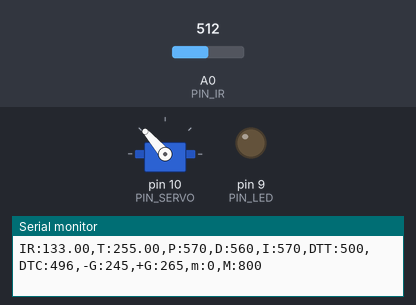
Bench run of a sketch on a simulated Arduino Uno, built with avr-gcc and run on an emulated ATmega328P. Parts: servo, output pins drawn as LEDs (lit = HIGH), the last lines printed to the serial monitor. The inputs (shaded band) are chosen by the test bench; at power-on: A0 (PIN_IR) = 512.

Above: at 1.2 s.
1.3 s: A0 (PIN_IR) set to 122
At 2.85 s:
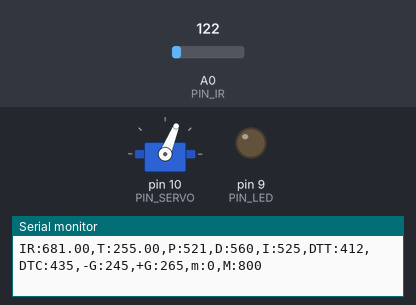
4.3 s: A0 (PIN_IR) set to 265
At 5.3 s:
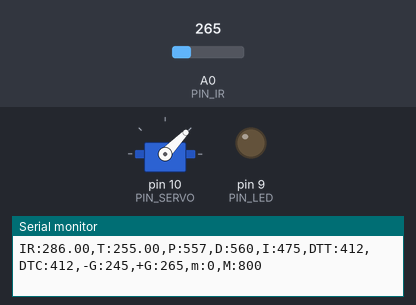
Timing chart, 0 to 7.3 s (numbered marks = the images above; inputs shaded):
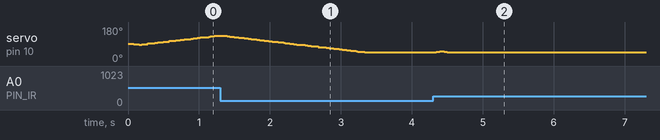

The sketch:

pid.ino
```cpp
#include <Servo.h>

#define _INTERVAL_DIST 30
#define DELAY_MICROS  1500
#define EMA_ALPHA 0.35

/////////////////////////////
// Configurable parameters //
/////////////////////////////


// Arduino pin assignment
#define PIN_LED 9
#define PIN_SERVO 10
#define PIN_IR A0

// Framework setting
#define _DIST_TARGET 255
#define _DIST_MIN 97
#define _DIST_MAX 420

// Distance sensor
#define _DIST_ALPHA 0.7

// Servo range
#define _DUTY_MIN 1020
#define _DUTY_NEU 1480
#define _DUTY_MAX 2300

// Servo speed control
#define _SERVO_ANGLE 30
#define _SERVO_SPEED 70

// Event periods
#define _INTERVAL_DIST 20
#define _INTERVAL_SERVO 20
#define _INTERVAL_SERIAL 100

// PID parameters
#define _KP 1.8
#define _KD 100
#define _KI 0.03

//////////////////////
// global variables //
//////////////////////

// Servo instance
Servo myservo;

float ema_dist=0;
float filtered_dist;
float samples_num = 3;


// Distance sensor
float dist_target = _DIST_TARGET;
float dist_raw, dist_ema;

// Event periods
unsigned long last_sampling_time_dist, last_sampling_time_servo, last_sampling_time_serial;
bool event_dist, event_servo, event_serial;

// Servo speed control
int duty_chg_per_interval;
int duty_target = _DUTY_NEU;
int duty_curr = duty_target;

// PID variables
float error_curr, error_prev, control, pterm, dterm;
float iterm = 0;

void setup() {

// initialize GPIO pins for LED and attach servo
pinMode(PIN_LED, OUTPUT);
myservo.attach(PIN_SERVO);

// initialize global variables

// move servo to neutral position
myservo.writeMicroseconds(_DUTY_NEU);

// initialize serial port
Serial.begin(57600);
// convert angle speed into duty change per interval.
  duty_chg_per_interval = (_DUTY_MAX - _DUTY_MIN) * (_SERVO_SPEED / 180.0) * (_INTERVAL_SERVO / 1000.0);

  last_sampling_time_dist = 0;
  last_sampling_time_servo = 0;
  last_sampling_time_serial = 0;

  event_dist = false;
  event_servo = false;
  event_serial = false;
}

void loop() {
/////////////////////
// Event generator //
/////////////////////

if (millis() >= last_sampling_time_dist + _INTERVAL_DIST)
        event_dist = true;

  if (millis() >= last_sampling_time_servo + _INTERVAL_SERVO)
      event_servo= true;

  if (millis() >= last_sampling_time_serial + _INTERVAL_SERIAL)
      event_serial= true;


////////////////////
// Event handlers //
////////////////////

  if(event_dist) {
     event_dist = false;
  // get a distance reading from the distance sensor
     //dist_raw = ir_distance_filtered();
     dist_raw = filtered_ir_distance();


  // PID control logic

    error_curr = 255 - dist_raw;
    pterm = _KP * error_curr;
    dterm = _KD * (error_curr - error_prev);
    iterm += _KI * error_curr;
    control = pterm + dterm + iterm; //

  // duty_target = f(duty_neutral, control)
    duty_target = _DUTY_NEU + control;

  // keep duty_target value within the range of [_DUTY_MIN, _DUTY_MAX]
  duty_target = min(max(duty_target, _DUTY_MIN), _DUTY_MAX); // [1615]

  error_prev = error_curr;

  last_sampling_time_dist += _INTERVAL_DIST;
  }


  if(event_servo) {
    event_servo = false;
    // adjust duty_curr toward duty_target by duty_chg_per_interval
    if(duty_target > duty_curr) {
    duty_curr += duty_chg_per_interval;
    if(duty_curr > duty_target) duty_curr = duty_target;
  }
  else {
    duty_curr -= duty_chg_per_interval;
    if(duty_curr < duty_target) duty_curr = duty_target;
  }

    // update servo position
    myservo.writeMicroseconds(duty_curr); // [1615]

    last_sampling_time_servo += _INTERVAL_SERVO;
  }


  if(event_serial) {
    event_serial = false;
    Serial.print("IR:");
    Serial.print(dist_raw);
    Serial.print(",T:");
    Serial.print(dist_target);
    Serial.print(",P:");
    Serial.print(map(pterm,-1000,1000,510,610));
    Serial.print(",D:");
    Serial.print(map(dterm,-1000,1000,510,610));
    Serial.print(",I:");
    Serial.print(map(iterm,-1000,1000,510,610));
    Serial.print(",DTT:");
    Serial.print(map(duty_target,1000,2000,410,510));
    Serial.print(",DTC:");
    Serial.print(map(duty_curr,1000,2000,410,510));
    Serial.println(",-G:245,+G:265,m:0,M:800");

    last_sampling_time_serial += _INTERVAL_SERIAL;
  }
}

float ir_distance(void){ // return value unit: mm
  float val;
  float volt = float(analogRead(PIN_IR));
  val = ((6762.0/(volt-9.0))-4.0) * 10.0;
  return 100 + 300.0 / (320 - 66) * (val - 66);
}
// ================
float under_noise_filter(void){ // 아래로 떨어지는 형태의 스파이크를 제거해주는 필터
  int currReading;
  int largestReading = 0;
  for (int i = 0; i < samples_num; i++) {
    currReading = ir_distance();
    if (currReading > largestReading) { largestReading = currReading; }
    // Delay a short time before taking another reading
    delayMicroseconds(DELAY_MICROS);
  }
  return largestReading;
}

float filtered_ir_distance(void){ // 아래로 떨어지는 형태의 스파이크를 제거 후, 위로 치솟는 스파이크를 제거하고 EMA필터를 적용함.
  // under_noise_filter를 통과한 값을 upper_nosie_filter에 넣어 최종 값이 나옴.
  int currReading;
  int lowestReading = 1024;
  for (int i = 0; i < samples_num; i++) {
    currReading = under_noise_filter();
    if (currReading < lowestReading) { lowestReading = currReading; }
  }
  // eam 필터 추가
  ema_dist = EMA_ALPHA*lowestReading + (1-EMA_ALPHA)*ema_dist;
  return ema_dist;
}
```

Measured:
- after the input at 4.3 s, servo on pin 10 (PIN_SERVO): rises from 46° to 51° in 0.08 s, then falls to 46° in 0.14 s
